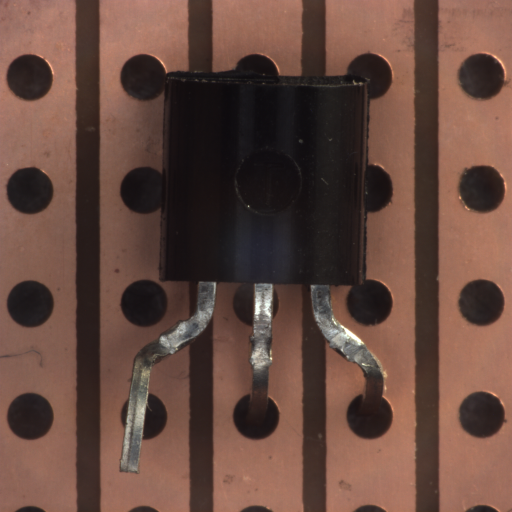
#> input picture unsupervised learning/4.VAE/dataset/test/bent_lead/000.png, 1024 x 1024 px, given in place of #####빈칸을 채우세요######000.png, which was not available (shown at 1/2 size)
$ jupyter execute --allow-errors '2.VAE_anomaly detection.ipynb'   (shell and % lines are left out)   (text cells are left out)
#> lines starting #> are read from the running program, lines starting #| are printed output that depends on the picture; pictures that were not available may be replaced by others from this repository, and a replacement may not be noted
[cell 1]
from alibi_detect.od import OutlierAE, OutlierVAE
from alibi_detect.utils.visualize import plot_instance_score, plot_feature_outlier_image
import os
from turtle import end_fill
import cv2
import glob
from PIL import Image
import numpy as np
import matplotlib.pyplot as plt
import tensorflow as tf
from tensorflow.keras.layers import Conv2D, Conv2DTranspose, Dense, Reshape, InputLayer, Flatten
from alibi_detect.od import OutlierAE, OutlierVAE
from alibi_detect.utils.visualize import plot_instance_score, plot_feature_outlier_image
import random
import time
import datetime as dt
from itertools import chain

[cell 2]
def trainimgload(directory,crop_size,size,testn):
#> called with directory = '#####빈칸을 채우세요######', crop_size = 0, size = 64, testn = 20
    print('load 시작')
    dataset = []  #Many ways to handle data, you can use pandas. Here, we are using a list format.
    images = os.listdir(directory)
    images.sort()
    for i, image_name in enumerate(images):
        if (image_name.split('.')[-1] == 'png'):
            image = cv2.imread(directory+ image_name)
#> image is the input picture: shape (1024, 1024, 3); mean B, G, R 63, 72.8, 101.5
            image = cv2.cvtColor(image,cv2.COLOR_BGR2RGB)
            image = Image.fromarray(image, 'RGB')
            if crop_size==0:
                pass
            else:
                image = image.crop(crop_size)
            image = image.resize((size, size))
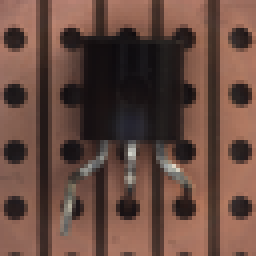
#> image: PIL image 64x64 RGB (shown 4 times larger); mean R, G, B 101.5, 72.9, 63
            dataset.append(np.array(image))
    dataset = np.array(dataset)
    n=np.shape(dataset)[0]
#> n = 1
    #trainn=round(n*trainratioP)
    trainn=n-testn
#> trainn = -19
    if testn!=0:
        train = dataset[0:trainn]
#> train = empty array
        test = dataset[trainn:]
    else:
        train=dataset[0:n-1]
        testn=1
        test=dataset[n-1:]
    trainn=np.shape(train)[0]
#> trainn = 0
    testn=np.shape(test)[0]
#> testn = 1
    train = train.astype('float32') / 255.
    test = test.astype('float32') / 255.
    print("train 갯수: ", trainn)
#| train 갯수:  0
    print("val 갯수: ", testn)
#| val 갯수:  1
    return train,test

[cell 3]
def imgload(directoryP,crop_size,SIZE,gray):
    image_directory = directoryP
    dirname=directoryP.split('/')[-2]
    #print(dirname, 'load시작')
    images = os.listdir(image_directory)
    images.sort()
    print(images)
    imgdataset=[]
    for i, image_name in enumerate(images):
        if (image_name.split('.')[-1] == 'png'):
            image = cv2.imread(image_directory + image_name)
            if gray==1:
                image = cv2.cvtColor(image,cv2.COLOR_BGR2GRAY)
                image = Image.fromarray(image,mode="L")
            else:
                image = cv2.cvtColor(image,cv2.COLOR_BGR2RGB)
                image = Image.fromarray(image, 'RGB')
            if crop_size==0:
                pass
            else:
                image = image.crop(crop_size)
            image = image.resize((SIZE, SIZE))
            if gray==1:
                image = np.reshape(image,(SIZE,SIZE,1))
            # image=np.array(image)
            # image[0:16,48:64,:]=0
            imgdataset.append(np.array(image))
    imgdataset = np.array(imgdataset)
    imgdatasetn=np.shape(imgdataset)
    imgdataset = imgdataset.astype('float32') / 255.
    # print(images[0])
    if imgdatasetn[0]!=1:
        print(dirname, " data number: ", imgdatasetn[0])
    return imgdataset, images

[cell 4]
crop_size=0
dir="#####빈칸을 채우세요######"
train,val=trainimgload(dir,crop_size,64,20)
#> train = empty array

[cell 5]
crop_size=0
dir="#####빈칸을 채우세요######"
#> (the rest of this cell did not finish here and is left out)


$ run again, on unsupervised learning/4.VAE/dataset/test/cut_lead/001.png
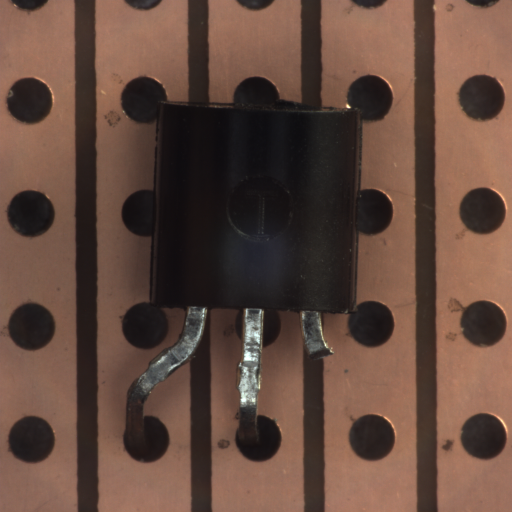
#> input picture unsupervised learning/4.VAE/dataset/test/cut_lead/001.png, 1024 x 1024 px, given in place of #####빈칸을 채우세요######001.png, which was not available (shown at 1/2 size)
#> in trainimgload, image is the input picture: shape (1024, 1024, 3); mean B, G, R 62, 73.3, 99
#> in trainimgload, `image = image.resize((size, size))`:
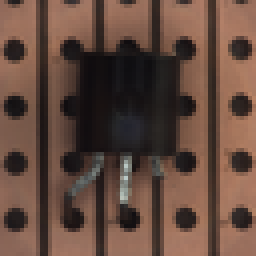
#> image: PIL image 64x64 RGB (shown 4 times larger); mean R, G, B 99, 73.3, 62
#> in trainimgload, `train = dataset[0:trainn]`: train = empty array
#| train 갯수:  0
#| val 갯수:  1

$ run again, on unsupervised learning/4.VAE/dataset/test/cut_lead/002.png
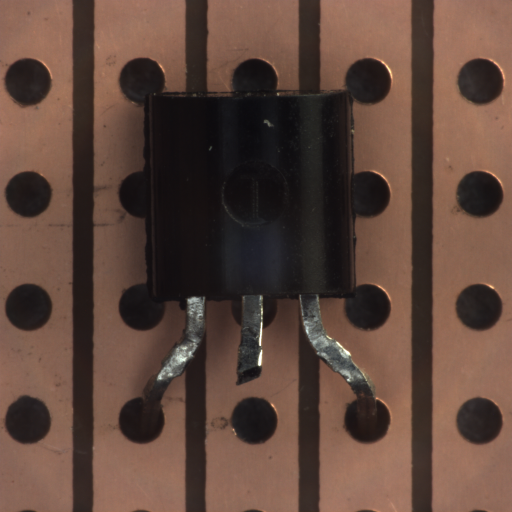
#> input picture unsupervised learning/4.VAE/dataset/test/cut_lead/002.png, 1024 x 1024 px, given in place of #####빈칸을 채우세요######002.png, which was not available (shown at 1/2 size)
#> in trainimgload, image is the input picture: shape (1024, 1024, 3); mean B, G, R 59.8, 70.3, 94.5
#> in trainimgload, `image = image.resize((size, size))`:
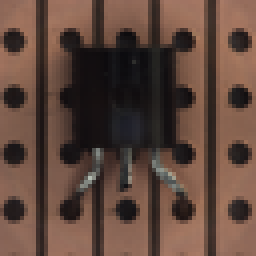
#> image: PIL image 64x64 RGB (shown 4 times larger); mean R, G, B 94.5, 70.3, 59.8
#> in trainimgload, `train = dataset[0:trainn]`: train = empty array
#| train 갯수:  0
#| val 갯수:  1

$ run again, on unsupervised learning/4.VAE/dataset/test/damaged_case/000.png
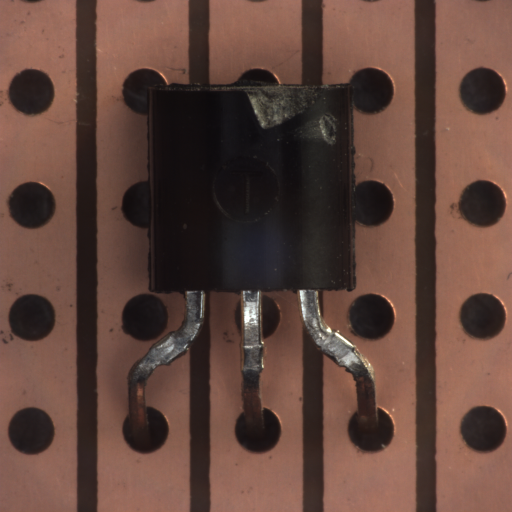
#> input picture unsupervised learning/4.VAE/dataset/test/damaged_case/000.png, 1024 x 1024 px, given in place of #####빈칸을 채우세요######000.png, which was not available (shown at 1/2 size)
#> in trainimgload, image is the input picture: shape (1024, 1024, 3); mean B, G, R 59.8, 68.9, 96.5
#> in trainimgload, `image = image.resize((size, size))`:
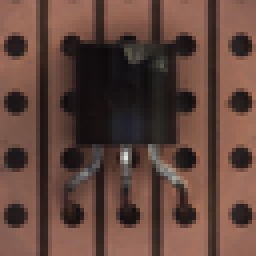
#> image: PIL image 64x64 RGB (shown 4 times larger); mean R, G, B 96.5, 68.9, 59.8
#> in trainimgload, `train = dataset[0:trainn]`: train = empty array
#| train 갯수:  0
#| val 갯수:  1
